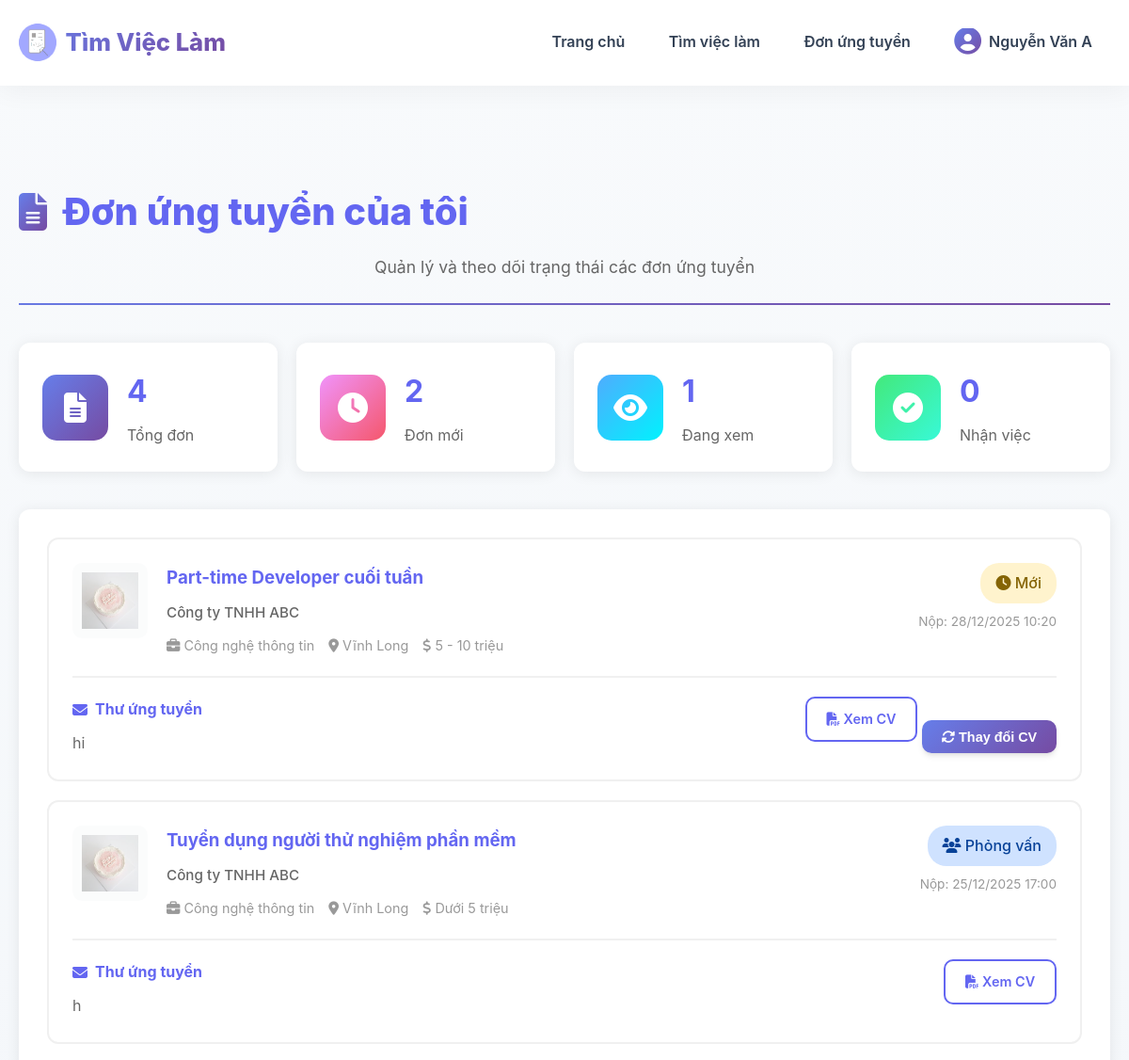
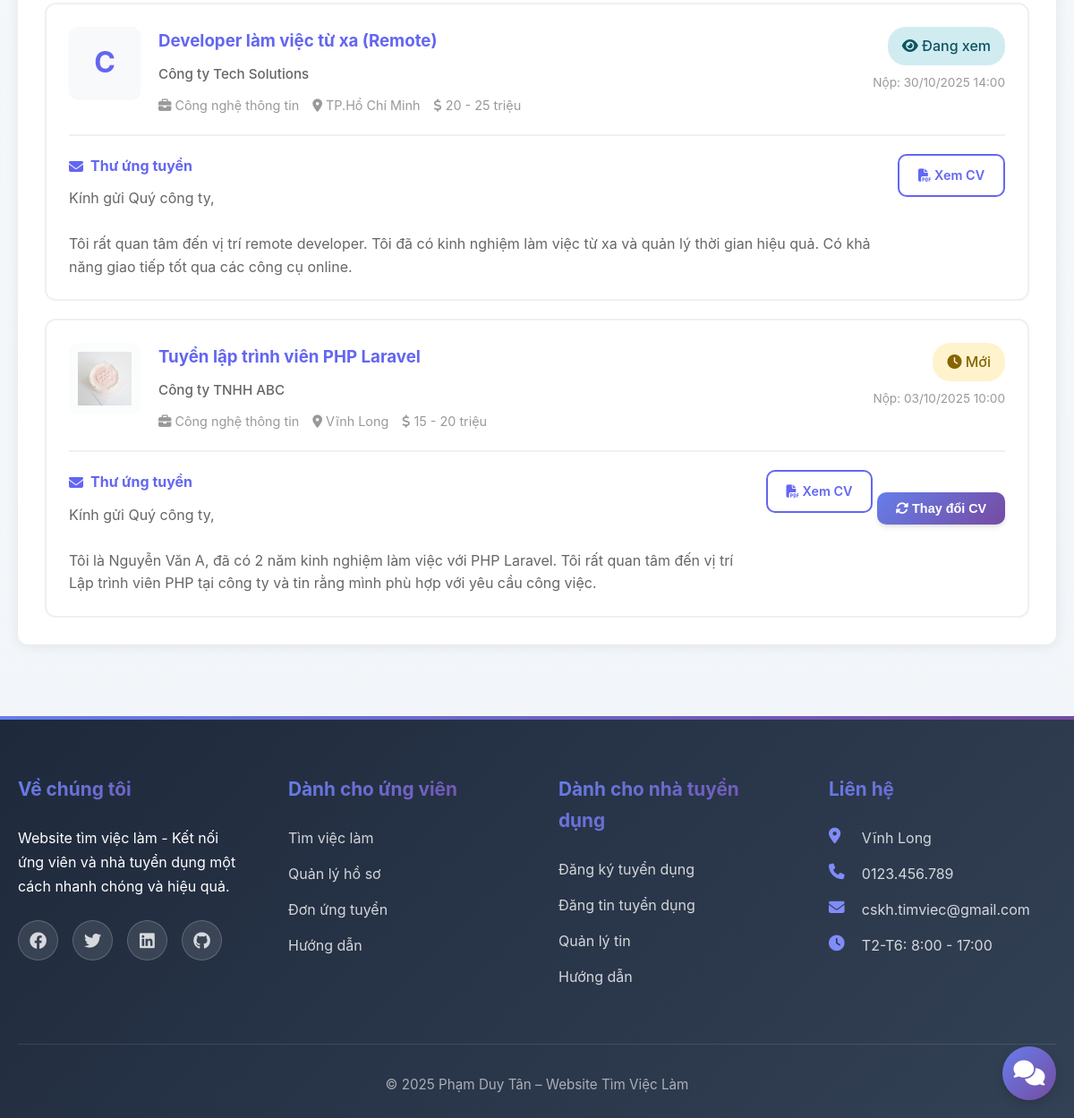
The app's page /ungvien/donungtuyen (signed in) with its own data (2 pictures, top to bottom).
### tables this page shows
CREATE TABLE `donungtuyen` (
  `id` int(11) NOT NULL,
  `tintuyendung_id` int(11) NOT NULL,
  `nguoidung_id` int(11) NOT NULL COMMENT 'ID ứng viên',
  `cv_file` varchar(255) NOT NULL,
  `thuungtuyen` text DEFAULT NULL,
  `trangthai` enum('moi','dangxem','phongvan','nhanviec','tuchoi') DEFAULT 'moi',
  `ghichu` text DEFAULT NULL COMMENT 'Ghi chú của nhà tuyển dụng',
  `ngaynop` datetime DEFAULT current_timestamp(),
  `ngaycapnhat` datetime DEFAULT current_timestamp() ON UPDATE current_timestamp()
);

CREATE TABLE `thongtinnhatuyendung` (
  `id` int(11) NOT NULL,
  `nguoidung_id` int(11) NOT NULL,
  `tencongty` varchar(255) NOT NULL,
  `masothue` varchar(50) DEFAULT NULL,
  `diachi_congty` text DEFAULT NULL,
  `website` varchar(255) DEFAULT NULL,
  `logo` varchar(255) DEFAULT NULL,
  `mota` text DEFAULT NULL,
  `quymo` varchar(100) DEFAULT NULL,
  `linhvuc` varchar(255) DEFAULT NULL,
  `email_congty` varchar(255) DEFAULT NULL,
  `lydoyeucau` text DEFAULT NULL COMMENT 'Lý do muốn trở thành nhà tuyển dụng',
  `ngaygui` datetime DEFAULT current_timestamp(),
  `ngaycapnhat` datetime DEFAULT current_timestamp() ON UPDATE current_timestamp()
);

CREATE TABLE `tintuyendung` (
  `id` int(11) NOT NULL,
  `nguoidung_id` int(11) NOT NULL COMMENT 'ID nhà tuyển dụng',
  `tieude` varchar(500) NOT NULL,
  `nganhnghe_id` int(11) NOT NULL,
  `mucluong_id` int(11) DEFAULT NULL,
  `loaicongviec_id` int(11) DEFAULT NULL,
  `tinhthanh_id` int(11) DEFAULT NULL,
  `diachilamviec` text DEFAULT NULL,
  `soluong` int(11) DEFAULT 1,
  `gioitinh_yc` enum('nam','nu','khongphanbiet') DEFAULT 'khongphanbiet',
  `mota` text DEFAULT NULL,
  `yeucau` text DEFAULT NULL,
  `quyenloi` text DEFAULT NULL,
  `ngayhethan` date NOT NULL,
  `trangthai` enum('choduyet','dangmo','hethan','dong','an') DEFAULT 'choduyet',
  `luotxem` int(11) DEFAULT 0,
  `ngaydang` datetime DEFAULT current_timestamp(),
  `ngaycapnhat` datetime DEFAULT current_timestamp() ON UPDATE current_timestamp()
);

CREATE TABLE `nganhnghe` (
  `id` int(11) NOT NULL,
  `tennganh` varchar(255) NOT NULL,
  `mota` text DEFAULT NULL,
  `trangthai` enum('hoatdong','an') DEFAULT 'hoatdong',
  `ngaytao` datetime DEFAULT current_timestamp()
);

CREATE TABLE `tinhthanh` (
  `id` int(11) NOT NULL,
  `tentinh` varchar(255) NOT NULL,
  `trangthai` enum('hoatdong','an') DEFAULT 'hoatdong',
  `ngaytao` datetime DEFAULT current_timestamp()
);

CREATE TABLE `mucluong` (
  `id` int(11) NOT NULL,
  `tenmucluong` varchar(255) NOT NULL,
  `giatri_min` decimal(15,2) DEFAULT NULL,
  `giatri_max` decimal(15,2) DEFAULT NULL,
  `trangthai` enum('hoatdong','an') DEFAULT 'hoatdong',
  `ngaytao` datetime DEFAULT current_timestamp()
);

### app/controllers/UngvienController.php (called while the page is built, shortened)
<?php
class UngvienController extends BaseController {
    private $db;
    public function __construct() {
        $this->db = Database::getInstance()->getConnection();
    }
    public function donungtuyen() {
        $nguoidungId = $_SESSION['nguoidung_id'];
        $sql = "SELECT d.*, t.tieude, t.nganhnghe_id, n.tennganh,
                tt.tentinh, m.tenmucluong, nhatd.tencongty, nhatd.logo
                FROM donungtuyen d
                INNER JOIN tintuyendung t ON d.tintuyendung_id = t.id
                LEFT JOIN nganhnghe n ON t.nganhnghe_id = n.id
                LEFT JOIN tinhthanh tt ON t.tinhthanh_id = tt.id
                LEFT JOIN mucluong m ON t.mucluong_id = m.id
                LEFT JOIN nguoidung nd ON t.nguoidung_id = nd.id
                LEFT JOIN thongtinnhatuyendung nhatd ON nd.id = nhatd.nguoidung_id
                WHERE d.nguoidung_id = :nguoidung_id
                ORDER BY d.ngaynop DESC";
        $stmt = $this->db->prepare($sql);
        $stmt->bindParam(':nguoidung_id', $nguoidungId);
        $stmt->execute();
        $danhSachDon = $stmt->fetchAll(PDO::FETCH_ASSOC);
        $data = [
            'pageTitle' => 'Đơn ứng tuyển của tôi',
            'danhSachDon' => $danhSachDon
        ];
        $this->view('ungvien/donungtuyen', $data);
    }
}
?>

### app/core/Database.php (called while the page is built, shortened)
<?php
class Database {
    private static $instance = null;
    private $connection;
    private function __construct() {
        try {
            $this->connection = new PDO(
                "mysql:host=" . DB_HOST . ";dbname=" . DB_NAME . ";charset=utf8mb4",
                DB_USER,
                DB_PASS,
                [
                    PDO::ATTR_ERRMODE => PDO::ERRMODE_EXCEPTION,
                    PDO::ATTR_DEFAULT_FETCH_MODE => PDO::FETCH_ASSOC,
                    PDO::ATTR_EMULATE_PREPARES => false
                ]
            );
        } catch (PDOException $e) {
            die("Database connection failed: " . $e->getMessage());
        }
    }
    public static function getInstance() {
        if (self::$instance === null) {
            self::$instance = new self();
        }
        return self::$instance;
    }
    public function getConnection() {
        return $this->connection;
    }
}

### app/views/ungvien/donungtuyen.php (the view, shortened to what this page needs)
<?php require_once BASE_PATH . 'app/views/layouts/header.php'; ?>
<div class="container" style="margin-top: 100px;">
    <div class="page-header">
        <h1><i class="fas fa-file-alt"></i> Đơn ứng tuyển của tôi</h1>
        <p>Quản lý và theo dõi trạng thái các đơn ứng tuyển</p>
    </div>
    <div class="stats-grid">
        <?php
        $tongDon = count($danhSachDon);
        $donMoi = 0;
        $dangXem = 0;
        $phongVan = 0;
        $nhanViec = 0;
        foreach ($danhSachDon as $don) {
            switch ($don['trangthai']) {
                case 'moi':
                    $donMoi++;
                    break;
                case 'dangxem':
                    $dangXem++;
                    break;
                case 'phongvan':
                    $phongVan++;
                    break;
            }
        }
        ?>
        <div class="stat-card">
            <div class="stat-icon" style="background: linear-gradient(135deg, #667eea 0%, #764ba2 100%);">
                <i class="fas fa-file-alt"></i>
            </div>
            <div class="stat-info">
                <h3><?php echo $tongDon; ?></h3>
                <p>Tổng đơn</p>
            </div>
        </div>
        <div class="stat-card">
            <div class="stat-icon" style="background: linear-gradient(135deg, #f093fb 0%, #f5576c 100%);">
                <i class="fas fa-clock"></i>
            </div>
            <div class="stat-info">
                <h3><?php echo $donMoi; ?></h3>
                <p>Đơn mới</p>
            </div>
        </div>
        <div class="stat-card">
            <div class="stat-icon" style="background: linear-gradient(135deg, #4facfe 0%, #00f2fe 100%);">
                <i class="fas fa-eye"></i>
            </div>
            <div class="stat-info">
                <h3><?php echo $dangXem; ?></h3>
                <p>Đang xem</p>
            </div>
        </div>
        <div class="stat-card">
            <div class="stat-icon" style="background: linear-gradient(135deg, #43e97b 0%, #38f9d7 100%);">
                <i class="fas fa-check-circle"></i>
            </div>
            <div class="stat-info">
                <h3><?php echo $nhanViec; ?></h3>
                <p>Nhận việc</p>
            </div>
        </div>
    </div>
    <div class="applications-section">
        <?php if (empty($danhSachDon)): ?>
            <div class="empty-state">
                <i class="fas fa-inbox"></i>
                <h3>Chưa có đơn ứng tuyển nào</h3>
                <p>Hãy tìm kiếm công việc phù hợp và bắt đầu ứng tuyển nhé!</p>
                <a href="<?php echo BASE_URL; ?>timkiem" class="btn btn-primary">
                    <i class="fas fa-search"></i> Tìm việc ngay
                </a>
            </div>
        <?php else: ?>
            <div class="applications-list">
                <?php foreach ($danhSachDon as $don): ?>
                    <div class="application-card">
                        <div class="application-header">
                            <div class="company-logo">
                                <?php if ($don['logo']): ?>
                                    <img src="<?php echo BASE_URL . 'uploads/logo/' . htmlspecialchars($don['logo']); ?>"
                                         alt="<?php echo htmlspecialchars($don['tencongty']); ?>">
                                <?php else: ?>
                                    <div class="company-avatar">
                                        <?php echo strtoupper(substr($don['tencongty'], 0, 1)); ?>
                                    </div>
                                <?php endif; ?>
                            </div>
                            <div class="application-info">
                                <h3>
                                    <a href="<?php echo BASE_URL; ?>tintuyendung/chitiet/<?php echo $don['tintuyendung_id']; ?>">
                                        <?php echo htmlspecialchars($don['tieude']); ?>
                                    </a>
                                </h3>
                                <p class="company-name"><?php echo htmlspecialchars($don['tencongty']); ?></p>
                                <div class="job-meta">
                                    <span><i class="fas fa-briefcase"></i> <?php echo htmlspecialchars($don['tennganh']); ?></span>
                                    <span><i class="fas fa-map-marker-alt"></i> <?php echo htmlspecialchars($don['tentinh']); ?></span>
                                    <span><i class="fas fa-dollar-sign"></i> <?php echo htmlspecialchars($don['tenmucluong']); ?></span>
                                </div>
                            </div>
                            <div class="application-status">
                                <?php
                                $statusClass = '';
                                $statusText = '';
                                $statusIcon = '';
                                switch ($don['trangthai']) {
                                    case 'moi':
                                        $statusClass = 'status-new';
                                        $statusText = 'Mới';
                                        $statusIcon = 'fa-clock';
                                        break;
                                    case 'dangxem':
                                        $statusClass = 'status-processing';
                                        $statusText = 'Đang xem';
                                        $statusIcon = 'fa-eye';
                                        break;
                                    case 'phongvan':
                                        $statusClass = 'status-interview';
                                        $statusText = 'Phỏng vấn';
                                        $statusIcon = 'fa-users';
                                        break;
                                }
                                ?>
                                <span class="status-badge <?php echo $statusClass; ?>">
                                    <i class="fas <?php echo $statusIcon; ?>"></i>
                                    <?php echo $statusText; ?>
                                </span>
                                <small class="apply-date">
                                    Nộp: <?php echo date('d/m/Y H:i', strtotime($don['ngaynop'])); ?>
                                </small>
                            </div>
                        </div>
                        <div class="application-body">
                            <div class="application-letter">
                                <h4><i class="fas fa-envelope"></i> Thư ứng tuyển</h4>
                                <p><?php echo nl2br(htmlspecialchars($don['thuungtuyen'])); ?></p>
                            </div>
                            <div class="application-cv">
                                <?php if ($don['cv_file']): ?>
                                    <a href="<?php echo BASE_URL . 'uploads/cv/' . htmlspecialchars($don['cv_file']); ?>"
                                       class="btn btn-outline btn-sm"
                                       target="_blank" rel="noopener noreferrer">
                                        <i class="fas fa-file-pdf"></i> Xem CV
                                    </a>
                                    <?php if ($don['trangthai'] === 'moi'): ?>
                                        <button type="button" class="btn btn-primary btn-sm"
                                                onclick="openChangeCVModal(<?php echo $don['id']; ?>, '<?php echo htmlspecialchars($don['cv_file'], ENT_QUOTES); ?>')">
                                            <i class="fas fa-sync-alt"></i> Thay đổi CV
                                        </button>
                                    <?php endif; ?>
                                <?php endif; ?>
                            </div>
                        </div>
                    </div>
                <?php endforeach; ?>
            </div>
        <?php endif; ?>
    </div>
</div>
<?php require_once BASE_PATH . 'app/views/layouts/footer.php'; ?>

### records on screen
donungtuyen: thongtinnhatuyendung.logo (picture), tintuyendung.tieude "Part-time Developer cuối tuần", thongtinnhatuyendung.tencongty "Công ty TNHH ABC", nganhnghe.tennganh "Công nghệ thông tin", tinhthanh.tentinh "Vĩnh Long", mucluong.tenmucluong "5 - 10 triệu", trangthai "Mới", ngaynop "28/12/2025 10:20", thuungtuyen "hi"
donungtuyen: thongtinnhatuyendung.logo (picture), tintuyendung.tieude "Tuyển dụng người thử nghiệm phần mềm", thongtinnhatuyendung.tencongty "Công ty TNHH ABC", nganhnghe.tennganh "Công nghệ thông tin", tinhthanh.tentinh "Vĩnh Long", mucluong.tenmucluong "Dưới 5 triệu", trangthai "Phỏng vấn", ngaynop "25/12/2025 17:00", thuungtuyen "h"
donungtuyen: thongtinnhatuyendung.tencongty "C", tintuyendung.tieude "Developer làm việc từ xa (Remote)", thongtinnhatuyendung.tencongty "Công ty Tech Solutions", nganhnghe.tennganh "Công nghệ thông tin", tinhthanh.tentinh "TP.Hồ Chí Minh", mucluong.tenmucluong "20 - 25 triệu", trangthai "Đang xem", ngaynop "30/10/2025 14:00", thuungtuyen "Kính gửi Quý công ty, Tôi rất quan tâm đến vị trí remote developer. Tôi đã có kinh nghiệm làm việc từ xa và quản lý thời gian hiệu quả. Có khả năng giao tiếp tốt qua các công cụ online."
donungtuyen: thongtinnhatuyendung.logo (picture), tintuyendung.tieude "Tuyển lập trình viên PHP Laravel", thongtinnhatuyendung.tencongty "Công ty TNHH ABC", nganhnghe.tennganh "Công nghệ thông tin", tinhthanh.tentinh "Vĩnh Long", mucluong.tenmucluong "15 - 20 triệu", trangthai "Mới", ngaynop "03/10/2025 10:00", thuungtuyen "Kính gửi Quý công ty, Tôi là Nguyễn Văn A, đã có 2 năm kinh nghiệm làm việc với PHP Laravel. Tôi rất quan tâm đến vị trí Lập trình viên PHP tại công ty và tin rằng mình phù hợp với yêu cầu công việc."

### other values on screen
$_SESSION['hoten'] "Nguyễn Văn A"
$tongDon "4"
$donMoi "2"
$dangXem "1"
$nhanViec "0"
